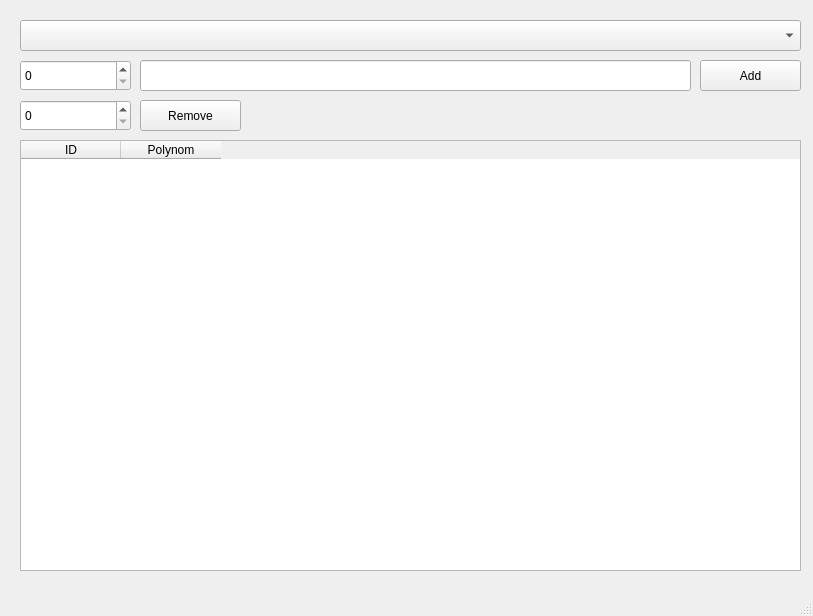
<?xml version="1.0" encoding="UTF-8"?>
<ui version="4.0">
 <class>MainWindow</class>
 <widget class="QMainWindow" name="MainWindow">
  <property name="geometry">
   <rect>
    <x>0</x>
    <y>0</y>
    <width>813</width>
    <height>616</height>
   </rect>
  </property>
  <property name="windowTitle">
   <string>MainWindow</string>
  </property>
  <widget class="QWidget" name="centralwidget">
   <widget class="QLineEdit" name="lineEdit">
    <property name="geometry">
     <rect>
      <x>140</x>
      <y>60</y>
      <width>551</width>
      <height>31</height>
     </rect>
    </property>
   </widget>
   <widget class="QComboBox" name="SelectTableComboBox">
    <property name="geometry">
     <rect>
      <x>20</x>
      <y>20</y>
      <width>781</width>
      <height>31</height>
     </rect>
    </property>
   </widget>
   <widget class="QPushButton" name="AddBtn">
    <property name="geometry">
     <rect>
      <x>700</x>
      <y>60</y>
      <width>101</width>
      <height>31</height>
     </rect>
    </property>
    <property name="text">
     <string>Add</string>
    </property>
   </widget>
   <widget class="QTableWidget" name="tableWidget">
    <property name="geometry">
     <rect>
      <x>20</x>
      <y>140</y>
      <width>781</width>
      <height>431</height>
     </rect>
    </property>
    <column>
     <property name="text">
      <string>ID</string>
     </property>
    </column>
    <column>
     <property name="text">
      <string>Polynom</string>
     </property>
    </column>
   </widget>
   <widget class="QSpinBox" name="spinBox">
    <property name="geometry">
     <rect>
      <x>20</x>
      <y>60</y>
      <width>111</width>
      <height>31</height>
     </rect>
    </property>
    <property name="maximum">
     <number>1000000</number>
    </property>
   </widget>
   <widget class="QSpinBox" name="RemoveSpinBox">
    <property name="geometry">
     <rect>
      <x>20</x>
      <y>100</y>
      <width>111</width>
      <height>31</height>
     </rect>
    </property>
    <property name="maximum">
     <number>1000000</number>
    </property>
   </widget>
   <widget class="QPushButton" name="RemBtn">
    <property name="geometry">
     <rect>
      <x>140</x>
      <y>100</y>
      <width>101</width>
      <height>31</height>
     </rect>
    </property>
    <property name="text">
     <string>Remove</string>
    </property>
   </widget>
  </widget>
  <widget class="QMenuBar" name="menubar">
   <property name="geometry">
    <rect>
     <x>0</x>
     <y>0</y>
     <width>813</width>
     <height>22</height>
    </rect>
   </property>
  </widget>
  <widget class="QStatusBar" name="statusbar"/>
 </widget>
 <resources/>
 <connections/>
</ui>
